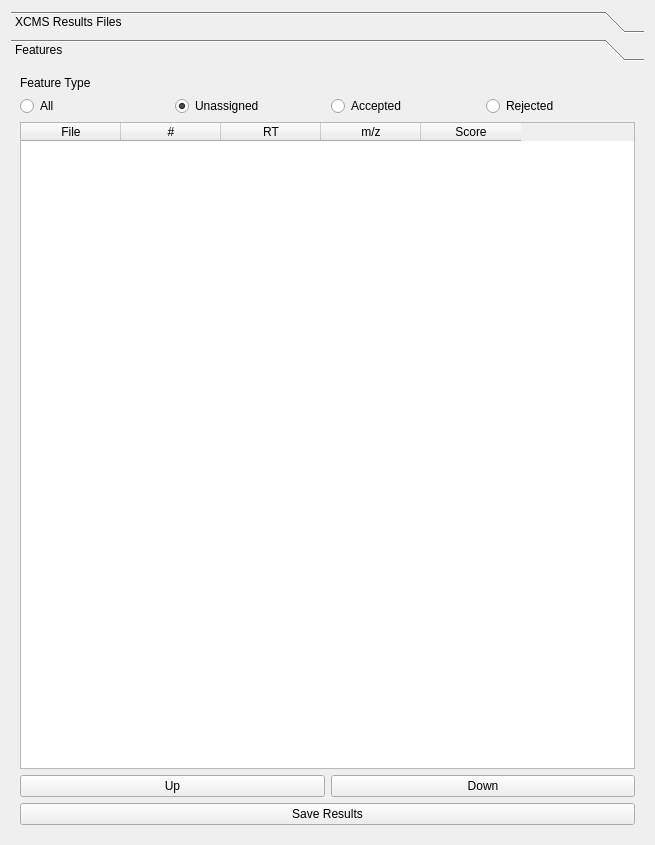
<?xml version="1.0" encoding="UTF-8"?>
<ui version="4.0">
 <class>Form</class>
 <widget class="QWidget" name="Form">
  <property name="geometry">
   <rect>
    <x>0</x>
    <y>0</y>
    <width>655</width>
    <height>845</height>
   </rect>
  </property>
  <property name="windowTitle">
   <string>Form</string>
  </property>
  <layout class="QGridLayout" name="gridLayout_2">
   <item row="0" column="0">
    <widget class="QToolBox" name="toolBox">
     <property name="currentIndex">
      <number>1</number>
     </property>
     <widget class="QWidget" name="page">
      <property name="geometry">
       <rect>
        <x>0</x>
        <y>0</y>
        <width>302</width>
        <height>290</height>
       </rect>
      </property>
      <attribute name="label">
       <string>XCMS Results Files</string>
      </attribute>
      <layout class="QGridLayout" name="gridLayout_8">
       <item row="0" column="0">
        <layout class="QVBoxLayout" name="verticalLayout_4">
         <item>
          <layout class="QVBoxLayout" name="verticalLayout_2">
           <item>
            <layout class="QHBoxLayout" name="horizontalLayout_6">
             <item>
              <widget class="QPushButton" name="loadResults">
               <property name="text">
                <string>Load Results File</string>
               </property>
              </widget>
             </item>
             <item>
              <widget class="QPushButton" name="closeResults">
               <property name="text">
                <string>Close Results File</string>
               </property>
              </widget>
             </item>
            </layout>
           </item>
           <item>
            <widget class="QTableWidget" name="openDataFilesTable">
             <column>
              <property name="text">
               <string>#</string>
              </property>
             </column>
             <column>
              <property name="text">
               <string>File</string>
              </property>
             </column>
            </widget>
           </item>
           <item>
            <layout class="QHBoxLayout" name="horizontalLayout_7">
             <item>
              <widget class="QPushButton" name="pushButton_3">
               <property name="text">
                <string>Move Up</string>
               </property>
              </widget>
             </item>
             <item>
              <widget class="QPushButton" name="pushButton_4">
               <property name="text">
                <string>Move Down</string>
               </property>
              </widget>
             </item>
            </layout>
           </item>
          </layout>
         </item>
         <item>
          <widget class="QGroupBox" name="groupBox_6">
           <property name="title">
            <string>Sample Information</string>
           </property>
           <layout class="QGridLayout" name="gridLayout_7">
            <item row="0" column="0">
             <widget class="QTableWidget" name="sampleInformation"/>
            </item>
           </layout>
          </widget>
         </item>
        </layout>
       </item>
      </layout>
     </widget>
     <widget class="QWidget" name="page_3">
      <property name="geometry">
       <rect>
        <x>0</x>
        <y>0</y>
        <width>637</width>
        <height>765</height>
       </rect>
      </property>
      <attribute name="label">
       <string>Features</string>
      </attribute>
      <layout class="QGridLayout" name="gridLayout">
       <item row="0" column="0">
        <layout class="QVBoxLayout" name="verticalLayout">
         <item>
          <widget class="QLabel" name="label_13">
           <property name="text">
            <string>Feature Type</string>
           </property>
          </widget>
         </item>
         <item>
          <layout class="QHBoxLayout" name="horizontalLayout_5">
           <item>
            <widget class="QRadioButton" name="allFeaturesRB">
             <property name="text">
              <string>All</string>
             </property>
            </widget>
           </item>
           <item>
            <widget class="QRadioButton" name="unassignedFeaturesRB">
             <property name="text">
              <string>Unassigned</string>
             </property>
             <property name="checked">
              <bool>true</bool>
             </property>
            </widget>
           </item>
           <item>
            <widget class="QRadioButton" name="acceptedFeaturesRB">
             <property name="text">
              <string>Accepted</string>
             </property>
            </widget>
           </item>
           <item>
            <widget class="QRadioButton" name="rejectedFeaturesRB">
             <property name="text">
              <string>Rejected</string>
             </property>
            </widget>
           </item>
          </layout>
         </item>
         <item>
          <widget class="QTableWidget" name="xcmsFeatures">
           <column>
            <property name="text">
             <string>File</string>
            </property>
           </column>
           <column>
            <property name="text">
             <string>#</string>
            </property>
           </column>
           <column>
            <property name="text">
             <string>RT</string>
            </property>
           </column>
           <column>
            <property name="text">
             <string>m/z</string>
            </property>
           </column>
           <column>
            <property name="text">
             <string>Score</string>
            </property>
           </column>
          </widget>
         </item>
         <item>
          <layout class="QHBoxLayout" name="horizontalLayout_2">
           <item>
            <widget class="QPushButton" name="upButton">
             <property name="text">
              <string>Up</string>
             </property>
            </widget>
           </item>
           <item>
            <widget class="QPushButton" name="downButton">
             <property name="text">
              <string>Down</string>
             </property>
            </widget>
           </item>
          </layout>
         </item>
         <item>
          <widget class="QPushButton" name="saveResults">
           <property name="text">
            <string>Save Results</string>
           </property>
          </widget>
         </item>
        </layout>
       </item>
      </layout>
     </widget>
    </widget>
   </item>
  </layout>
 </widget>
 <resources/>
 <connections/>
</ui>
